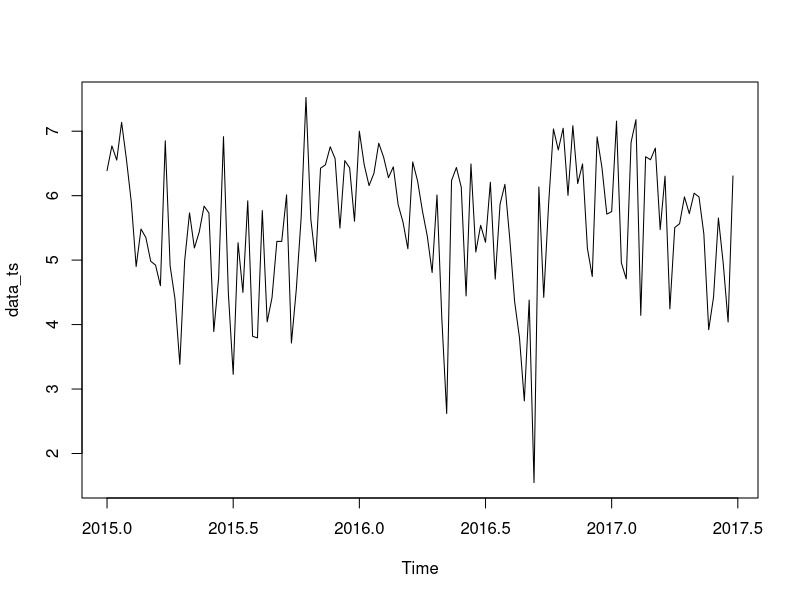
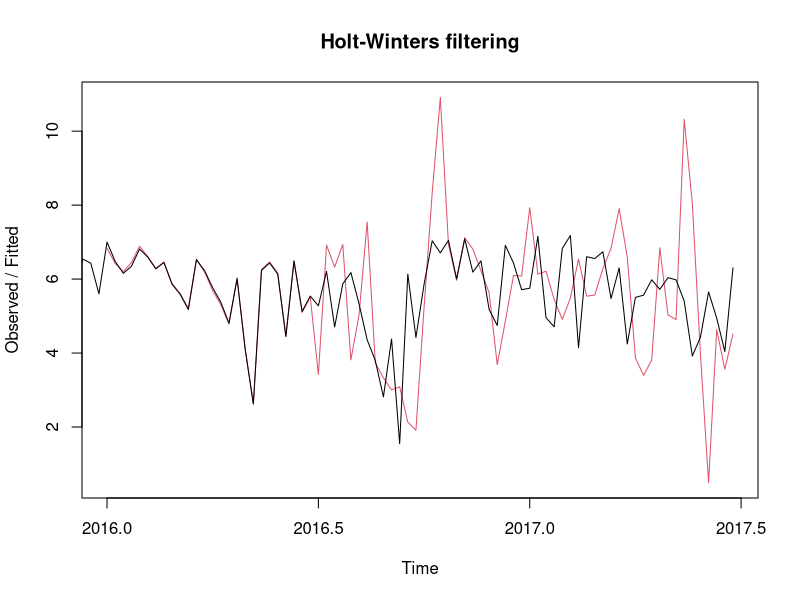
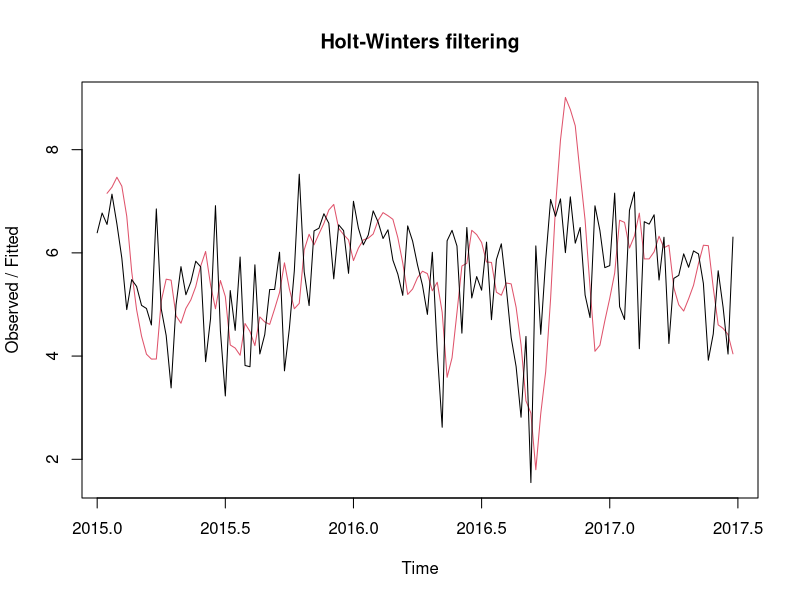
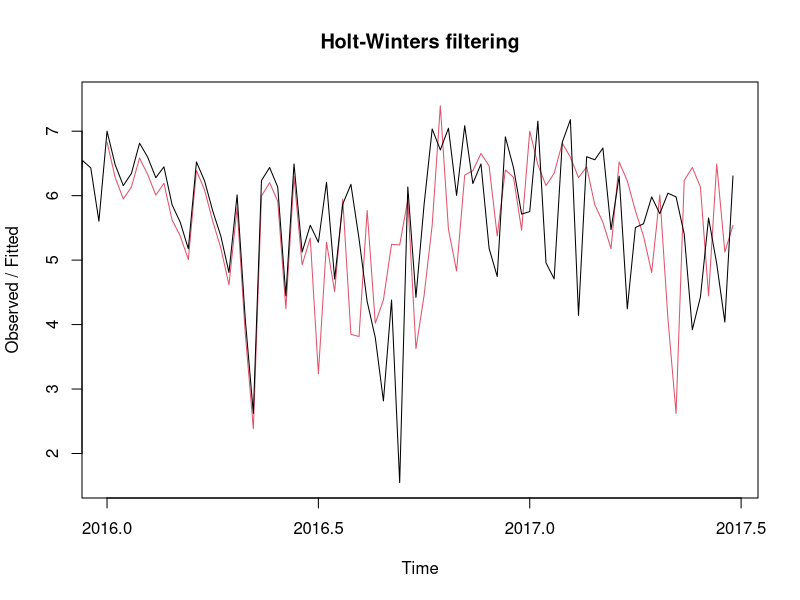
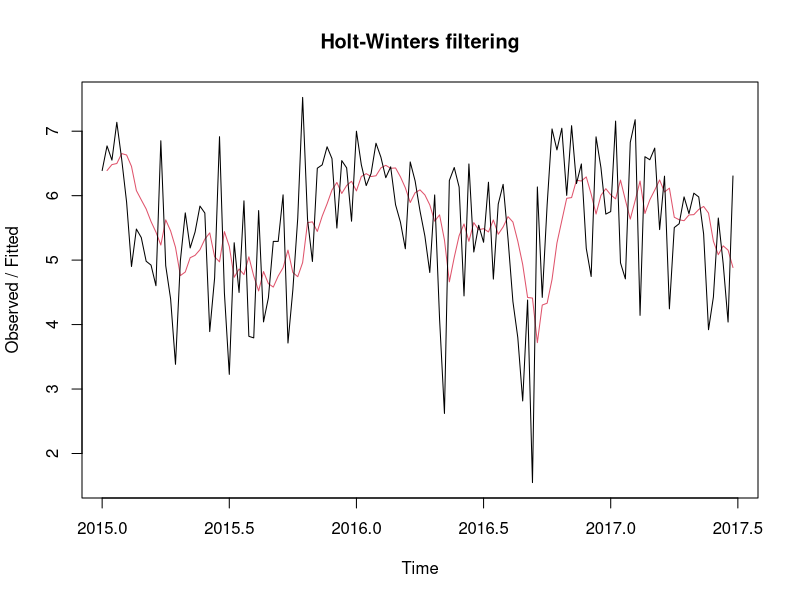
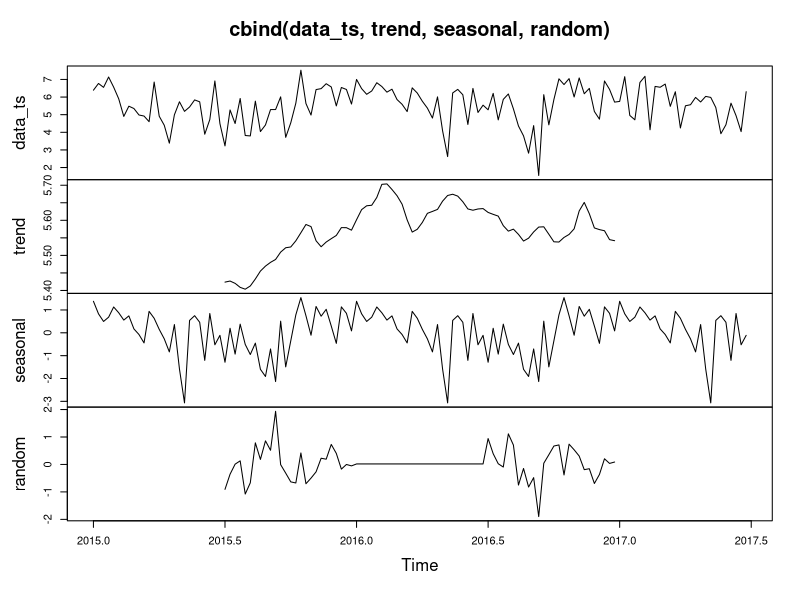
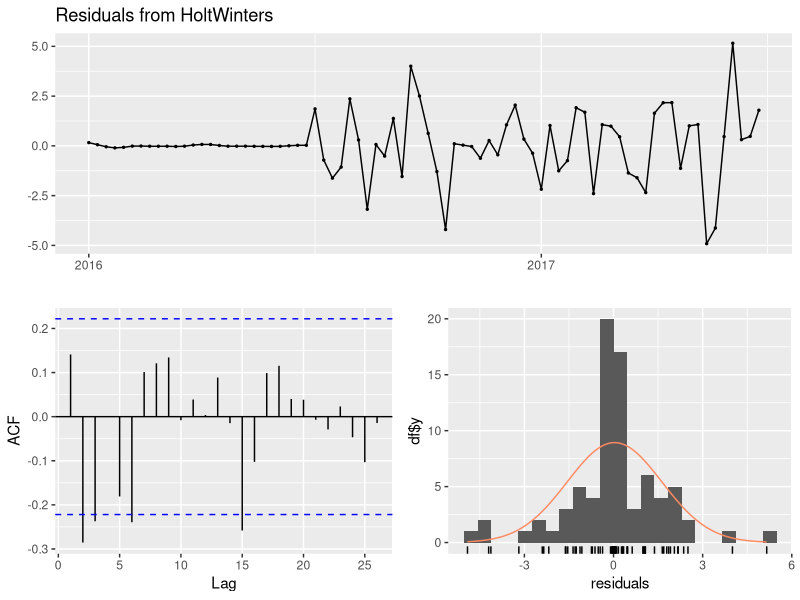
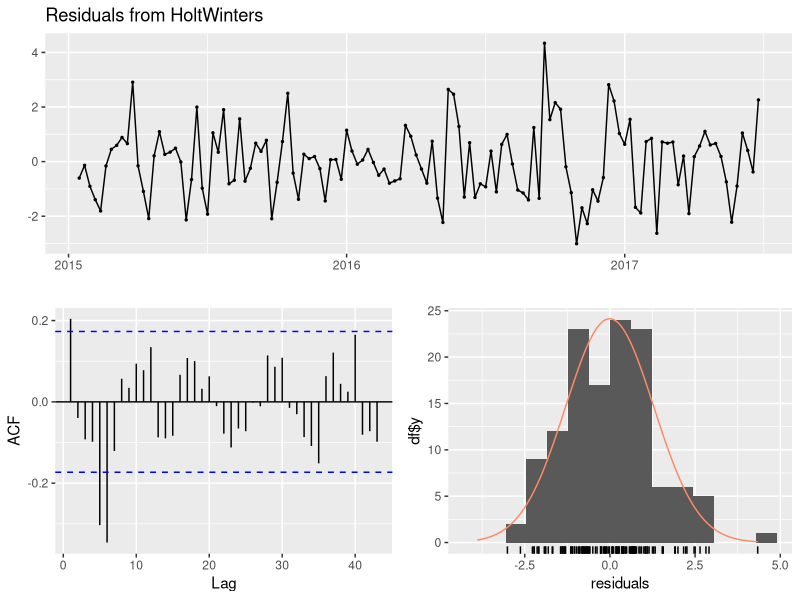

The R script that drew these images, in order:
## ---- chunk 1
library("forecast")
## ---- chunk 2
data_full<-read.csv("data_week.csv")
str(data_full)
## ---- chunk 3
columns_selected <- c(10,11,12,13,14)
## ---- chunk 4
for (column in columns_selected)
{
  ## Part 1
  print(names(data_full)[column])
  data = data_full[,column]
  
  ##### Representing Data as Time Series Objects #####
  data_ts = ts(data, frequency = 52, start = c(2015,1))
  plot.ts(data_ts)									
  
  ## Part 2 
  ##### Holt-Winters Filter  #####
  
  #1 - With seasonality and trend
  out1 = HoltWinters(data_ts, beta = TRUE, gamma = TRUE) 			
  plot(out1, ylab = )											
  
  #2 - with trend and w/o seasonality
  out2 = HoltWinters(data_ts, beta = TRUE, gamma = FALSE) 				
  plot(out2)											
  
  #3 - w/o trend but with seasonality 
  out3 = HoltWinters(data_ts, beta = FALSE, gamma = TRUE) 				
  plot(out3)											
  
  #4 - withtout trend and without seasonality
  out4 = HoltWinters(data_ts, beta = FALSE, gamma = FALSE) 				
  plot(out4)											
  
  
  ## Part 3
  
  ##### Time Series Decomposition  #####
  data_dec = decompose(data_ts) 
  trend = data_dec$trend
  seasonal = data_dec$seasonal
  random = data_dec$random
  plot.ts(cbind(data_ts,trend, seasonal, random))
  
  ##### Check Residuals
  checkresiduals(out1)
  
  checkresiduals(out2)
  
  checkresiduals(out3)
  
  checkresiduals(out4)
  
  ## Part 4
  ##### Out of Sample Forecasts
  out1_forecast = forecast:::forecast.HoltWinters(out1, h = 26, level = c(68, 95))	 
  plot(out1_forecast)
  
  out2_forecast = forecast:::forecast.HoltWinters(out2, h = 26, level = c(68, 95))	 
  plot(out2_forecast)
  
  out3_forecast = forecast:::forecast.HoltWinters(out3, h = 26, level = c(68, 95))	 
  plot(out3_forecast)
  
  out4_forecast = forecast:::forecast.HoltWinters(out4, h = 26, level = c(68, 95))	 
  plot(out4_forecast)
}
